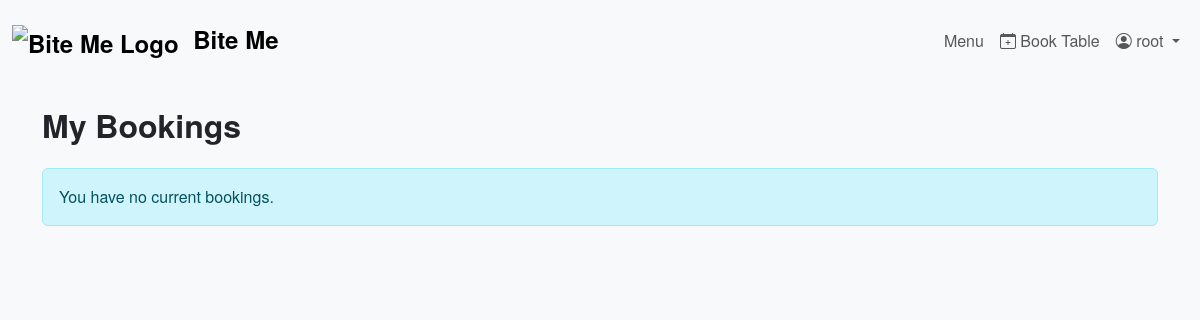
/my-bookings/ (signed in), run on an earlier commit of the app's database.
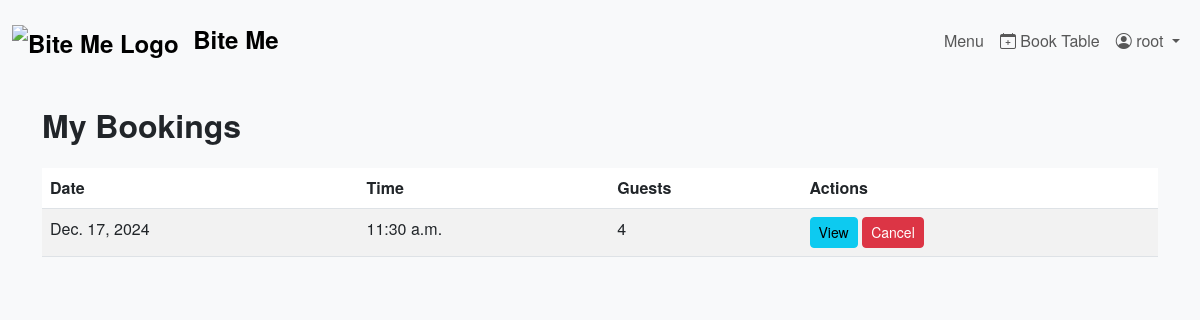
And on a later commit of the database.
### booking/models.py (models this page shows, shortened)
class Reservation(models.Model):
    user = models.ForeignKey(User, on_delete=models.CASCADE, related_name='reservations')
    date = models.DateField()
    time = models.TimeField()
    guests = models.IntegerField()
    tables = models.ManyToManyField(Table, related_name='reservations', blank=True)
    created_at = models.DateTimeField(default=timezone.now)
    canceled = models.BooleanField(default=False)

### booking/views.py (the view)
# urls.py: path('my-bookings/', my_bookings_view, name='my_bookings'),
@login_required
def my_bookings_view(request):
    reservations = request.user.reservations.filter(canceled=False).order_by('-date', '-time')
    return render(request, 'booking/bookings_list.html', {'reservations': reservations})

### booking/templates/booking/bookings_list.html
{% extends 'booking/base.html' %}
{% block content %}
<h2 class="mb-4">My Bookings</h2>
{% if reservations %}
    <table class="table table-striped">
        <thead>
            <tr>
                <th>Date</th>
                <th>Time</th>
                <th>Guests</th>
                <th>Actions</th>
            </tr>
        </thead>
        <tbody>
        {% for reservation in reservations %}
            <tr>
                <td>{{ reservation.date }}</td>
                <td>{{ reservation.time }}</td>
                <td>{{ reservation.guests }}</td>
                <td>
                    <a href="{% url 'booking_detail' reservation.pk %}" class="btn btn-info btn-sm">View</a>
                    <a href="{% url 'cancel_reservation' reservation.pk %}" class="btn btn-danger btn-sm">Cancel</a>
                </td>
            </tr>
        {% endfor %}
        </tbody>
    </table>
{% else %}
    <div class="alert alert-info">You have no current bookings.</div>
{% endif %}
{% endblock %}

What changed in the data, as far as the page shows it:
added Reservation: date "Dec. 17, 2024", time "11:30 a.m.", guests "4"
Also different on the page:
text no longer shown: "You have no current bookings."
text now shown: "Date Time Guests Actions"
